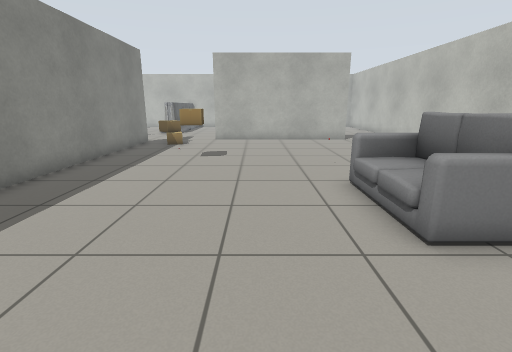
View 1 (above)

16 first-person views from a walk through a Gazebo world. The camera is 1 m above the floor, tilts 14° down and sees 85° across. Floor lines are 1 m apart. The floor is counted in squares, 0.5 m on a side. Each view is taken from the middle of a square. On the plan, view 1 faces up. The plan holds only what a view shows up to about 17 squares ahead; the rest is blank. Some stock models are drawn as simple stand-ins.

View 2
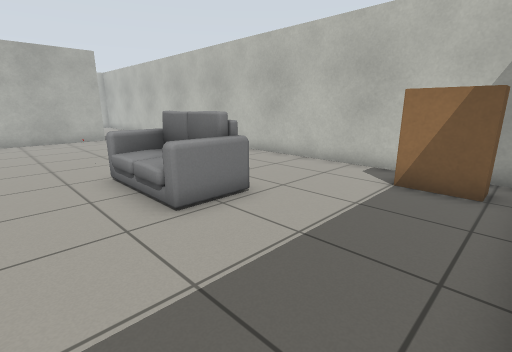

View 3
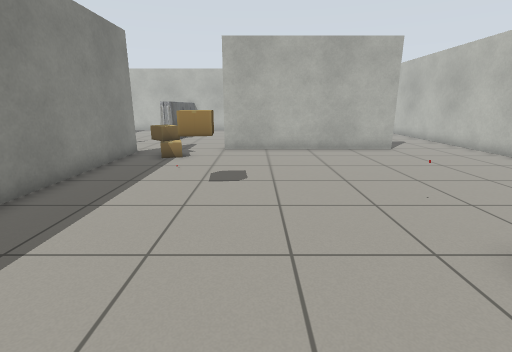

View 4
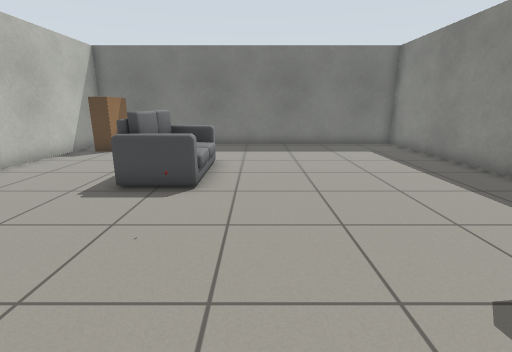

View 5
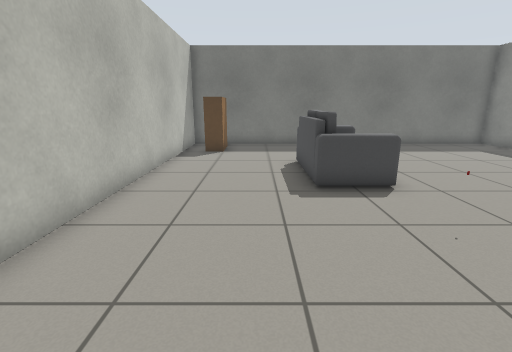

View 6
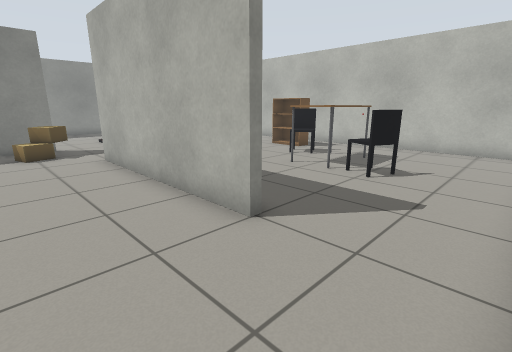

View 7
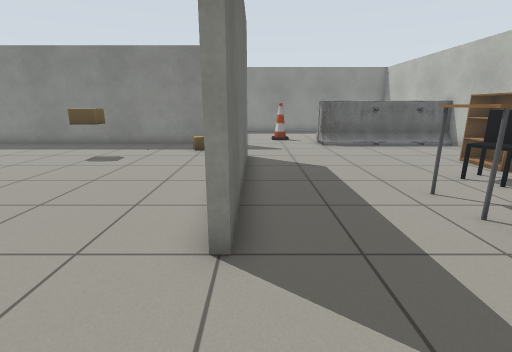

View 8
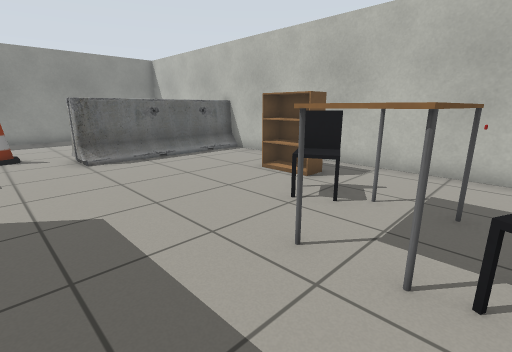

View 9
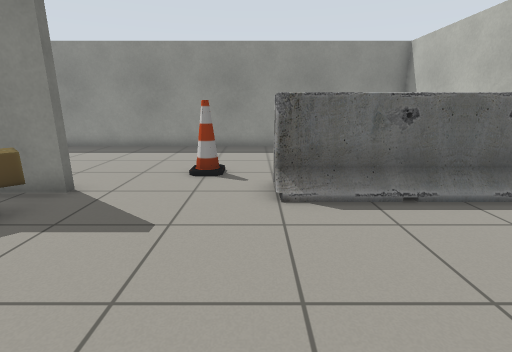

View 10
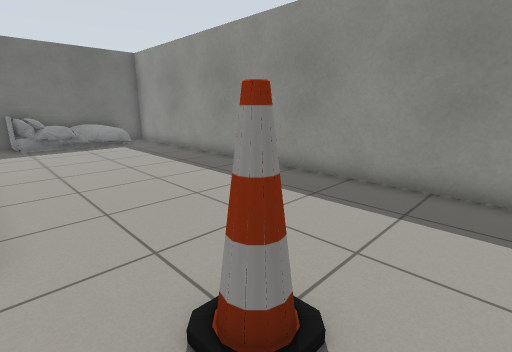

View 11
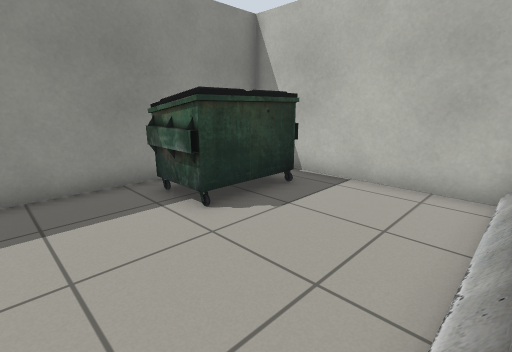

View 12
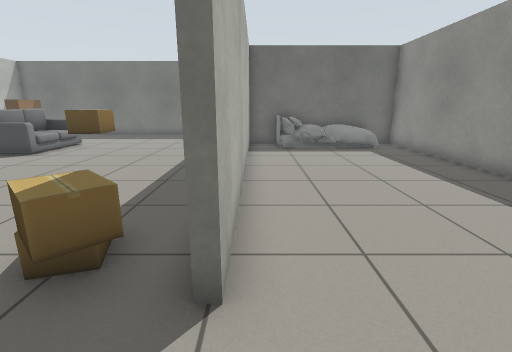

View 13
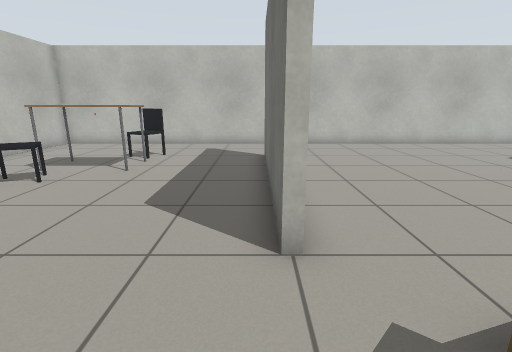

View 14
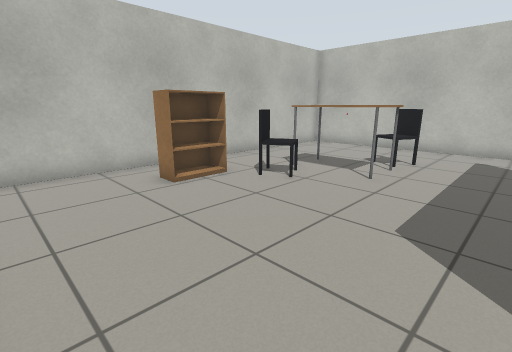

View 15
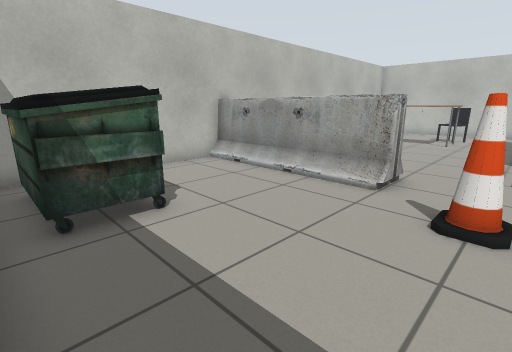

View 16
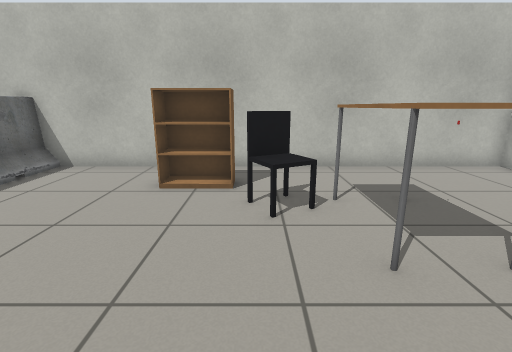

### Floor plan
Points are (right, up) in squares from view 1. A wall is a line through its corners. A room is listed if a view was taken in it or the views show most of it. See-through windows are left out.
Room 1 (views 1, 2, 3, 4, 5, 6, 7)
walls: (5.5, 17.6) (5.5, 17.4) (-2.5, 17.4); (-6.3, 16.5) (-6.3, -1.3) (9.4, -1.3) (9.4, 18.4)
ways out: opening at (-4, 16.3) to room 2; opening at (7.5, 18) to room 2
objects: cardboard box (-5, 15) to (-4, 15); cardboard box (-5, 16) to (-4, 16); cardboard box (-3, 11) to (-2, 11); sofa (3, 4) to (4, 7); bookshelf (8, 0) to (8, 1)
Room 2 (views 8, 9, 10, 11, 12, 13, 14, 15, 16)
walls: (-2.5, 17.4) (-2.5, 17.6) (5.5, 17.6); (-7.4, 28.4) (-14.4, 28.4) (-14.4, 3.7) (-13.4, 3.7); (9.4, 18.4) (9.4, 28.4) (-5.6, 28.4); (-7.5, 3.7) (-6.7, 3.7) (-6.7, 16.5) (-6.3, 16.5)
ways out: opening at (-4, 16.3) to room 1; opening at (7.5, 18) to room 1
objects: bed (-13, 4) to (-8, 5); dumpster (-13, 24) to (-12, 27); cone (-9, 19) to (-8, 20); barrier (-7, 22) to (-6, 28); bookshelf (-1, 26) to (0, 26); office chair (1, 24) to (2, 25); table (3, 22) to (4, 25); other object (4, 24); office chair (5, 22) to (6, 23)

Positions as (right, up) in squares from view 1, and headings:
1: (0, 0), facing up
2: (0, -1), facing up-right
3: (-1, 4), facing up
4: (1, 14), facing down
5: (6, 14), facing down
6: (9, 14), facing up-left
7: (9, 18), facing left
8: (5, 19), facing up-left
9: (0, 21), facing left
10: (-7, 21), facing down-left
11: (-7, 21), facing up-left
12: (-7, 19), facing down
13: (-6, 18), facing right
14: (-5, 19), facing up-right
15: (-14, 19), facing up-right
16: (1, 19), facing up
